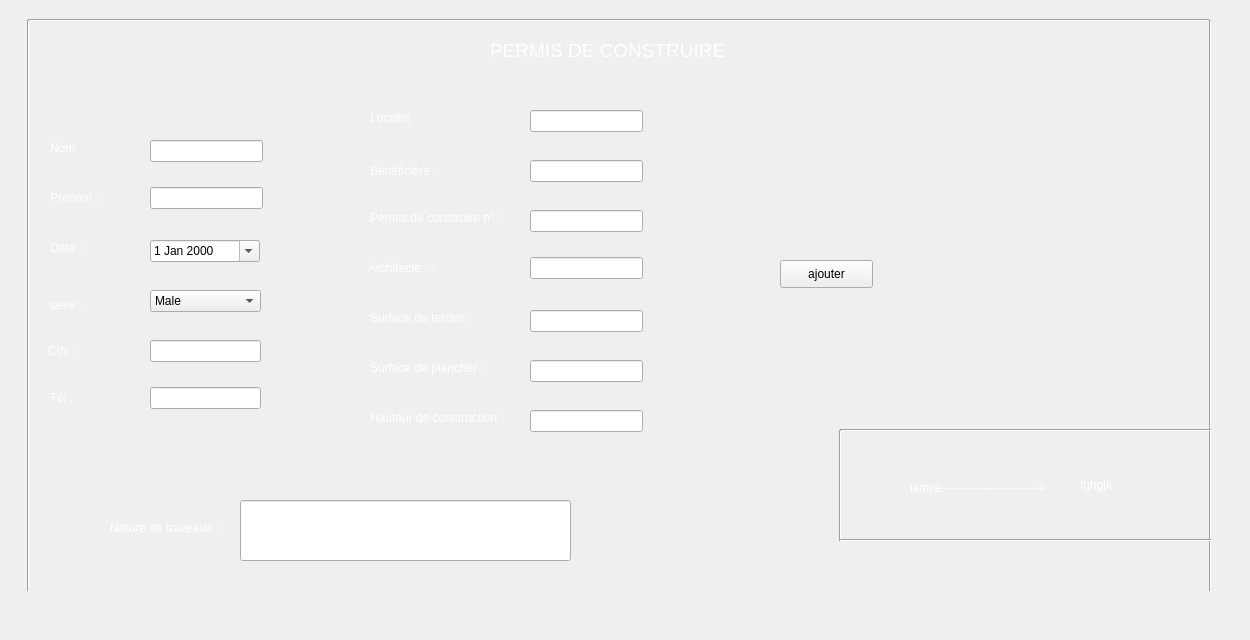
   <widget class="QWidget" name="tab">
    <attribute name="title">
     <string>Ajouter</string>
    </attribute>
    <widget class="QLabel" name="label_143">
     <property name="geometry">
      <rect>
       <x>368</x>
       <y>260</y>
       <width>71</width>
       <height>16</height>
      </rect>
     </property>
     <property name="text">
      <string>&lt;html&gt;&lt;head/&gt;&lt;body&gt;&lt;p&gt;&lt;span style=&quot; color:#ffffff;&quot;&gt;Architecte : :&lt;/span&gt;&lt;/p&gt;&lt;/body&gt;&lt;/html&gt;</string>
     </property>
    </widget>
    <widget class="QLabel" name="label_104">
     <property name="geometry">
      <rect>
       <x>48</x>
       <y>343</y>
       <width>56</width>
       <height>16</height>
      </rect>
     </property>
     <property name="text">
      <string>&lt;html&gt;&lt;head/&gt;&lt;body&gt;&lt;p&gt;&lt;span style=&quot; color:#ffffff;&quot;&gt;CIN :&lt;/span&gt;&lt;/p&gt;&lt;/body&gt;&lt;/html&gt;</string>
     </property>
    </widget>
    <widget class="QLineEdit" name="le_localite">
     <property name="geometry">
      <rect>
       <x>530</x>
       <y>110</y>
       <width>113</width>
       <height>22</height>
      </rect>
     </property>
    </widget>
    <widget class="QLabel" name="label_103">
     <property name="geometry">
      <rect>
       <x>50</x>
       <y>290</y>
       <width>131</width>
       <height>31</height>
      </rect>
     </property>
     <property name="text">
      <string>&lt;html&gt;&lt;head/&gt;&lt;body&gt;&lt;p&gt;&lt;span style=&quot; color:#ffffff;&quot;&gt;sexe :&lt;/span&gt;&lt;/p&gt;&lt;/body&gt;&lt;/html&gt;</string>
     </property>
     <property name="textFormat">
      <enum>Qt::AutoText</enum>
     </property>
    </widget>
    <widget class="QLabel" name="label_155">
     <property name="geometry">
      <rect>
       <x>370</x>
       <y>110</y>
       <width>55</width>
       <height>16</height>
      </rect>
     </property>
     <property name="text">
      <string>&lt;html&gt;&lt;head/&gt;&lt;body&gt;&lt;p&gt;&lt;span style=&quot; color:#ffffff;&quot;&gt;Localité&lt;/span&gt;&lt;/p&gt;&lt;/body&gt;&lt;/html&gt;</string>
     </property>
    </widget>
    <widget class="QLineEdit" name="le_architecte">
     <property name="geometry">
      <rect>
       <x>530</x>
       <y>257</y>
       <width>113</width>
       <height>22</height>
      </rect>
     </property>
    </widget>
    <widget class="QLabel" name="label_105">
     <property name="geometry">
      <rect>
       <x>50</x>
       <y>190</y>
       <width>55</width>
       <height>16</height>
      </rect>
     </property>
     <property name="text">
      <string>&lt;html&gt;&lt;head/&gt;&lt;body&gt;&lt;p&gt;&lt;span style=&quot; color:#ffffff;&quot;&gt;Prenom :&lt;/span&gt;&lt;/p&gt;&lt;/body&gt;&lt;/html&gt;</string>
     </property>
    </widget>
    <widget class="QLabel" name="label_157">
     <property name="geometry">
      <rect>
       <x>110</x>
       <y>520</y>
       <width>161</width>
       <height>16</height>
      </rect>
     </property>
     <property name="text">
      <string>&lt;html&gt;&lt;head/&gt;&lt;body&gt;&lt;p&gt;&lt;span style=&quot; color:#ffffff;&quot;&gt;Nature de traveaux :&lt;/span&gt;&lt;/p&gt;&lt;/body&gt;&lt;/html&gt;</string>
     </property>
    </widget>
    <widget class="Line" name="line_32">
     <property name="geometry">
      <rect>
       <x>28</x>
       <y>10</y>
       <width>1181</width>
       <height>20</height>
      </rect>
     </property>
     <property name="orientation">
      <enum>Qt::Horizontal</enum>
     </property>
    </widget>
    <widget class="QLineEdit" name="le_hauteur">
     <property name="geometry">
      <rect>
       <x>530</x>
       <y>410</y>
       <width>113</width>
       <height>22</height>
      </rect>
     </property>
     <property name="text">
      <string/>
     </property>
    </widget>
    <widget class="QLineEdit" name="le_prenom">
     <property name="geometry">
      <rect>
       <x>150</x>
       <y>187</y>
       <width>113</width>
       <height>22</height>
      </rect>
     </property>
    </widget>
    <widget class="QLineEdit" name="le_cinP">
     <property name="geometry">
      <rect>
       <x>150</x>
       <y>340</y>
       <width>111</width>
       <height>22</height>
      </rect>
     </property>
    </widget>
    <widget class="QLabel" name="label_158">
     <property name="geometry">
      <rect>
       <x>370</x>
       <y>210</y>
       <width>161</width>
       <height>16</height>
      </rect>
     </property>
     <property name="text">
      <string>&lt;html&gt;&lt;head/&gt;&lt;body&gt;&lt;p&gt;&lt;span style=&quot; color:#ffffff;&quot;&gt;Permis de construire n° :&lt;/span&gt;&lt;/p&gt;&lt;/body&gt;&lt;/html&gt;</string>
     </property>
    </widget>
    <widget class="QLineEdit" name="le_plancher">
     <property name="geometry">
      <rect>
       <x>530</x>
       <y>360</y>
       <width>113</width>
       <height>22</height>
      </rect>
     </property>
     <property name="text">
      <string/>
     </property>
    </widget>
    <widget class="Line" name="line_33">
     <property name="geometry">
      <rect>
       <x>18</x>
       <y>20</y>
       <width>20</width>
       <height>571</height>
      </rect>
     </property>
     <property name="orientation">
      <enum>Qt::Vertical</enum>
     </property>
    </widget>
    <widget class="QLabel" name="label_102">
     <property name="geometry">
      <rect>
       <x>50</x>
       <y>140</y>
       <width>55</width>
       <height>16</height>
      </rect>
     </property>
     <property name="text">
      <string>&lt;html&gt;&lt;head/&gt;&lt;body&gt;&lt;p&gt;&lt;span style=&quot; color:#ffffff;&quot;&gt;Nom&lt;/span&gt;&lt;/p&gt;&lt;/body&gt;&lt;/html&gt;</string>
     </property>
    </widget>
    <widget class="QLabel" name="label_187">
     <property name="geometry">
      <rect>
       <x>490</x>
       <y>30</y>
       <width>461</width>
       <height>41</height>
      </rect>
     </property>
     <property name="text">
      <string>&lt;html&gt;&lt;head/&gt;&lt;body&gt;&lt;p&gt;&lt;span style=&quot; font-size:14pt; color:#ffffff;&quot;&gt;PERMIS DE CONSTRUIRE&lt;/span&gt;&lt;/p&gt;&lt;/body&gt;&lt;/html&gt;</string>
     </property>
    </widget>
    <widget class="QLabel" name="label_146">
     <property name="geometry">
      <rect>
       <x>370</x>
       <y>163</y>
       <width>71</width>
       <height>16</height>
      </rect>
     </property>
     <property name="text">
      <string>&lt;html&gt;&lt;head/&gt;&lt;body&gt;&lt;p&gt;&lt;span style=&quot; color:#ffffff;&quot;&gt;Bénéficière :&lt;/span&gt;&lt;/p&gt;&lt;/body&gt;&lt;/html&gt;</string>
     </property>
    </widget>
    <widget class="QLabel" name="label_156">
     <property name="geometry">
      <rect>
       <x>370</x>
       <y>310</y>
       <width>161</width>
       <height>16</height>
      </rect>
     </property>
     <property name="text">
      <string>&lt;html&gt;&lt;head/&gt;&lt;body&gt;&lt;p&gt;&lt;span style=&quot; color:#ffffff;&quot;&gt;Surface de terrain :&lt;/span&gt;&lt;/p&gt;&lt;/body&gt;&lt;/html&gt;</string>
     </property>
    </widget>
    <widget class="QLineEdit" name="le_tel">
     <property name="geometry">
      <rect>
       <x>150</x>
       <y>387</y>
       <width>111</width>
       <height>22</height>
      </rect>
     </property>
    </widget>
    <widget class="QLabel" name="label_154">
     <property name="geometry">
      <rect>
       <x>370</x>
       <y>360</y>
       <width>161</width>
       <height>16</height>
      </rect>
     </property>
     <property name="text">
      <string>&lt;html&gt;&lt;head/&gt;&lt;body&gt;&lt;p&gt;&lt;span style=&quot; color:#ffffff;&quot;&gt;Surface de plancher :&lt;/span&gt;&lt;/p&gt;&lt;/body&gt;&lt;/html&gt;</string>
     </property>
    </widget>
    <widget class="QLineEdit" name="le_name">
     <property name="geometry">
      <rect>
       <x>150</x>
       <y>140</y>
       <width>113</width>
       <height>22</height>
      </rect>
     </property>
    </widget>
    <widget class="QLineEdit" name="le_beneficiere">
     <property name="geometry">
      <rect>
       <x>530</x>
       <y>160</y>
       <width>113</width>
       <height>22</height>
      </rect>
     </property>
    </widget>
    <widget class="QLineEdit" name="le_terrain">
     <property name="geometry">
      <rect>
       <x>530</x>
       <y>310</y>
       <width>113</width>
       <height>22</height>
      </rect>
     </property>
     <property name="text">
      <string/>
     </property>
    </widget>
    <widget class="QLabel" name="label_101">
     <property name="geometry">
      <rect>
       <x>50</x>
       <y>240</y>
       <width>56</width>
       <height>16</height>
      </rect>
     </property>
     <property name="text">
      <string>&lt;html&gt;&lt;head/&gt;&lt;body&gt;&lt;p&gt;&lt;span style=&quot; color:#ffffff;&quot;&gt;Date :&lt;/span&gt;&lt;/p&gt;&lt;/body&gt;&lt;/html&gt;</string>
     </property>
    </widget>
    <widget class="QLabel" name="label_153">
     <property name="geometry">
      <rect>
       <x>370</x>
       <y>410</y>
       <width>161</width>
       <height>16</height>
      </rect>
     </property>
     <property name="text">
      <string>&lt;html&gt;&lt;head/&gt;&lt;body&gt;&lt;p&gt;&lt;span style=&quot; color:#ffffff;&quot;&gt;Hauteur de construction :&lt;/span&gt;&lt;/p&gt;&lt;/body&gt;&lt;/html&gt;</string>
     </property>
    </widget>
    <widget class="QLabel" name="label_106">
     <property name="geometry">
      <rect>
       <x>50</x>
       <y>390</y>
       <width>55</width>
       <height>16</height>
      </rect>
     </property>
     <property name="text">
      <string>&lt;html&gt;&lt;head/&gt;&lt;body&gt;&lt;p&gt;&lt;span style=&quot; color:#ffffff;&quot;&gt;Tél :&lt;/span&gt;&lt;/p&gt;&lt;/body&gt;&lt;/html&gt;</string>
     </property>
    </widget>
    <widget class="QLineEdit" name="le_nature">
     <property name="geometry">
      <rect>
       <x>240</x>
       <y>500</y>
       <width>331</width>
       <height>61</height>
      </rect>
     </property>
     <property name="text">
      <string/>
     </property>
    </widget>
    <widget class="QPushButton" name="pb_ajouterPermis">
     <property name="geometry">
      <rect>
       <x>780</x>
       <y>260</y>
       <width>93</width>
       <height>28</height>
      </rect>
     </property>
     <property name="text">
      <string>ajouter</string>
     </property>
    </widget>
    <widget class="QLineEdit" name="le_nbr">
     <property name="geometry">
      <rect>
       <x>530</x>
       <y>210</y>
       <width>113</width>
       <height>22</height>
      </rect>
     </property>
    </widget>
    <widget class="Line" name="line_34">
     <property name="geometry">
      <rect>
       <x>1200</x>
       <y>20</y>
       <width>20</width>
       <height>571</height>
      </rect>
     </property>
     <property name="orientation">
      <enum>Qt::Vertical</enum>
     </property>
    </widget>
    <widget class="QDateEdit" name="le_dateP">
     <property name="geometry">
      <rect>
       <x>150</x>
       <y>240</y>
       <width>110</width>
       <height>22</height>
      </rect>
     </property>
     <property name="calendarPopup">
      <bool>true</bool>
     </property>
    </widget>
    <widget class="QComboBox" name="le_sexe">
     <property name="geometry">
      <rect>
       <x>150</x>
       <y>290</y>
       <width>111</width>
       <height>22</height>
      </rect>
     </property>
     <item>
      <property name="text">
       <string>Male</string>
      </property>
     </item>
     <item>
      <property name="text">
       <string>Female</string>
      </property>
     </item>
    </widget>
    <widget class="QLabel" name="label_2">
     <property name="geometry">
      <rect>
       <x>1080</x>
       <y>460</y>
       <width>101</width>
       <height>51</height>
      </rect>
     </property>
     <property name="text">
      <string>&lt;html&gt;&lt;head/&gt;&lt;body&gt;&lt;p&gt;&lt;span style=&quot; color:#ffffff;&quot;&gt;fghgjk&lt;/span&gt;&lt;/p&gt;&lt;/body&gt;&lt;/html&gt;</string>
     </property>
    </widget>
    <widget class="QLabel" name="label_159">
     <property name="geometry">
      <rect>
       <x>910</x>
       <y>480</y>
       <width>161</width>
       <height>16</height>
      </rect>
     </property>
     <property name="text">
      <string>&lt;html&gt;&lt;head/&gt;&lt;body&gt;&lt;p&gt;&lt;span style=&quot; color:#ffffff;&quot;&gt;lampe------------------------&amp;gt;&lt;/span&gt;&lt;/p&gt;&lt;/body&gt;&lt;/html&gt;</string>
     </property>
    </widget>
    <widget class="Line" name="line_35">
     <property name="geometry">
      <rect>
       <x>840</x>
       <y>420</y>
       <width>371</width>
       <height>20</height>
      </rect>
     </property>
     <property name="orientation">
      <enum>Qt::Horizontal</enum>
     </property>
    </widget>
    <widget class="Line" name="line_36">
     <property name="geometry">
      <rect>
       <x>830</x>
       <y>430</y>
       <width>20</width>
       <height>111</height>
      </rect>
     </property>
     <property name="orientation">
      <enum>Qt::Vertical</enum>
     </property>
    </widget>
    <widget class="Line" name="line_37">
     <property name="geometry">
      <rect>
       <x>840</x>
       <y>530</y>
       <width>371</width>
       <height>20</height>
      </rect>
     </property>
     <property name="orientation">
      <enum>Qt::Horizontal</enum>
     </property>
    </widget>
    <widget class="QLabel" name="label_3">
     <property name="geometry">
      <rect>
       <x>0</x>
       <y>0</y>
       <width>1241</width>
       <height>631</height>
      </rect>
     </property>
     <property name="text">
      <string/>
     </property>
    </widget>
    <zorder>label_3</zorder>
    <zorder>label_143</zorder>
    <zorder>label_104</zorder>
    <zorder>le_localite</zorder>
    <zorder>label_103</zorder>
    <zorder>label_155</zorder>
    <zorder>le_architecte</zorder>
    <zorder>label_105</zorder>
    <zorder>label_157</zorder>
    <zorder>line_32</zorder>
    <zorder>le_hauteur</zorder>
    <zorder>le_prenom</zorder>
    <zorder>le_cinP</zorder>
    <zorder>label_158</zorder>
    <zorder>le_plancher</zorder>
    <zorder>line_33</zorder>
    <zorder>label_102</zorder>
    <zorder>label_187</zorder>
    <zorder>label_146</zorder>
    <zorder>label_156</zorder>
    <zorder>le_tel</zorder>
    <zorder>label_154</zorder>
    <zorder>le_name</zorder>
    <zorder>le_beneficiere</zorder>
    <zorder>le_terrain</zorder>
    <zorder>label_101</zorder>
    <zorder>label_153</zorder>
    <zorder>label_106</zorder>
    <zorder>le_nature</zorder>
    <zorder>pb_ajouterPermis</zorder>
    <zorder>le_nbr</zorder>
    <zorder>line_34</zorder>
    <zorder>le_dateP</zorder>
    <zorder>le_sexe</zorder>
    <zorder>label_2</zorder>
    <zorder>label_159</zorder>
    <zorder>line_35</zorder>
    <zorder>line_36</zorder>
    <zorder>line_37</zorder>
   </widget>
